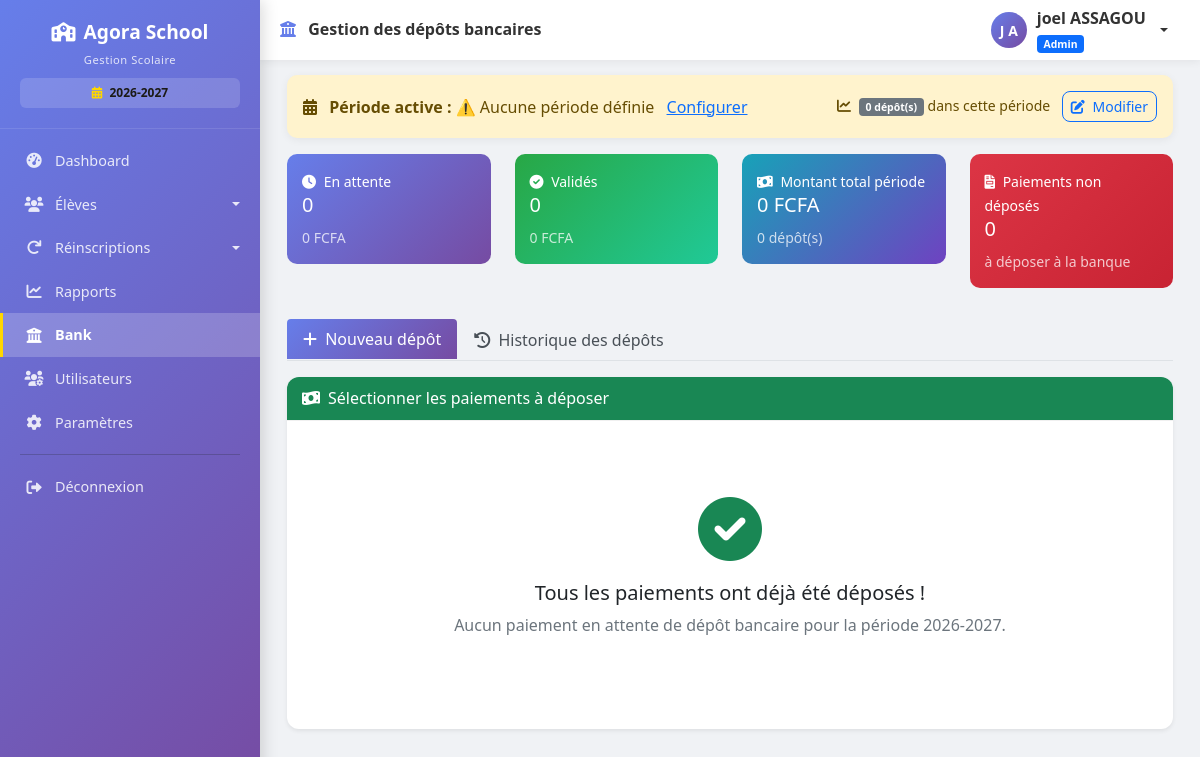
The app's page /bank (signed in), older data.
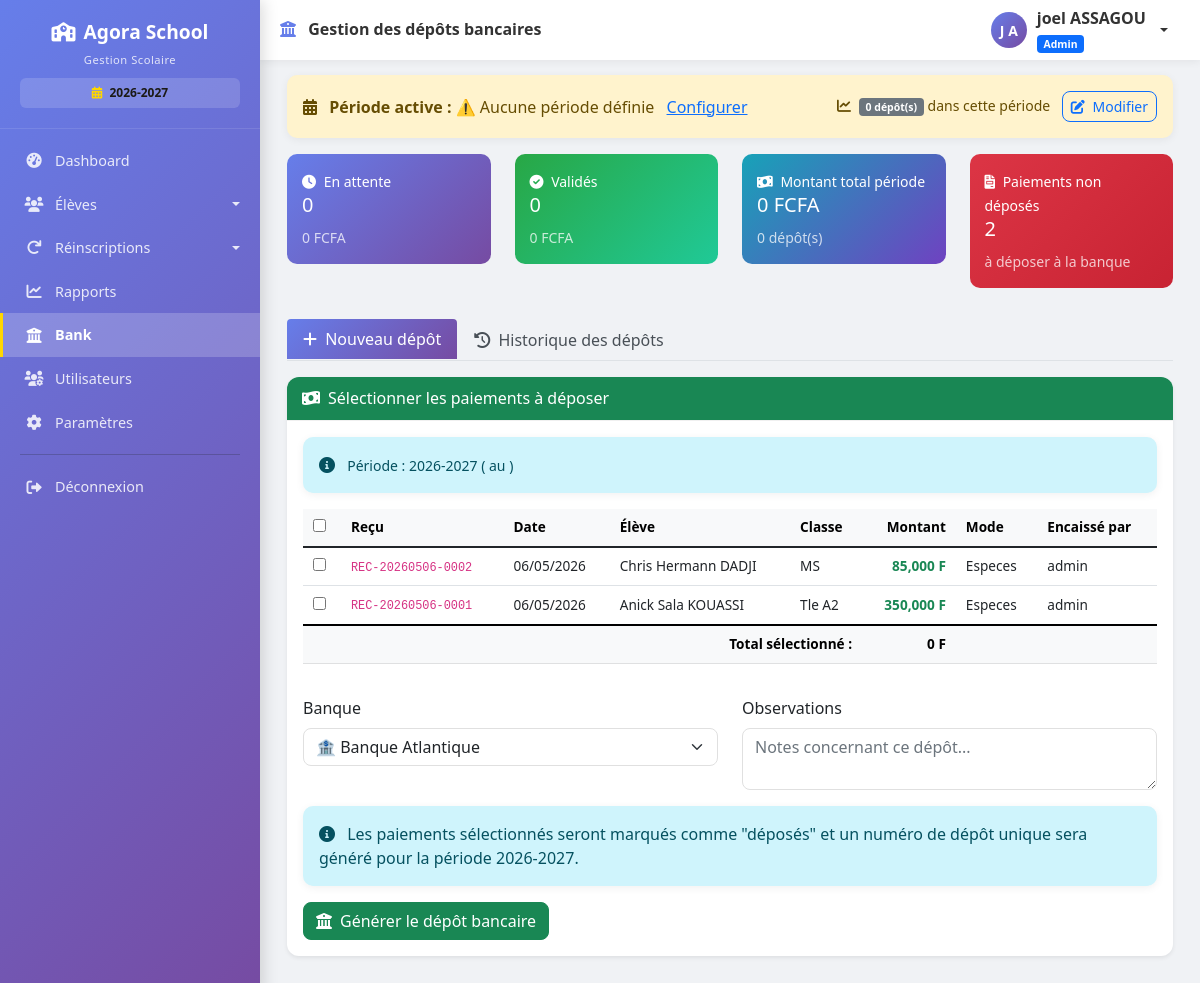
The same page, newer data.
### models.py (models this page shows, shortened)
class Parametre(db.Model):
    __tablename__ = 'parametres'
    id = db.Column(db.Integer, primary_key=True)
    cle = db.Column(db.String(100), unique=True, nullable=False)
    valeur = db.Column(db.String(500))
    description = db.Column(db.String(200))
    date_modification = db.Column(db.DateTime, default=datetime.utcnow, onupdate=datetime.utcnow)
    @classmethod
    def get(cls, cle, default=None):
        param = cls.query.filter_by(cle=cle).first()
        return param.valeur if param else default

class Paiement(db.Model):
    __tablename__ = 'paiements'
    id = db.Column(db.Integer, primary_key=True)
    eleve_id = db.Column(db.Integer, db.ForeignKey('eleves.id'), nullable=False)
    montant = db.Column(db.Float, nullable=False)
    type_paiement = db.Column(db.String(50), nullable=False)  # especes, cheque, virement, mobile_money, avoir
    reference = db.Column(db.String(100))  # N° chèque, référence transaction
    description = db.Column(db.String(200))
    recu = db.Column(db.String(50), unique=True)  # N° de reçu ou AV-... pour les avoirs
    date_paiement = db.Column(db.DateTime, default=datetime.utcnow)
    encaisse_par = db.Column(db.String(100))  # Nom de l'utilisateur qui a encaissé
    statut = db.Column(db.String(20), default='actif')  # actif, annule, avoir
    annule_le = db.Column(db.DateTime, nullable=True)
    annule_par = db.Column(db.String(100), nullable=True)  # Nom de l'utilisateur qui a annulé
    motif_annulation = db.Column(db.Text, nullable=True)
    annee_scolaire = db.Column(db.String(20), default='2025-2026')

class Eleve(db.Model):
    __tablename__ = 'eleves'
    id = db.Column(db.Integer, primary_key=True)
    nom = db.Column(db.String(100), nullable=False)
    prenom = db.Column(db.String(100), nullable=False)
    classe = db.Column(db.String(50), nullable=False)
    genre = db.Column(db.String(1))
    date_naissance = db.Column(db.Date, nullable=True)
    lieu_naissance = db.Column(db.String(100))
    matricule = db.Column(db.String(50), unique=True, nullable=False)
    nom_parent = db.Column(db.String(200))
    profession_parent = db.Column(db.String(200))
    employeur = db.Column(db.String(200))
    telephone_parent = db.Column(db.String(20))
    adresse = db.Column(db.String(200))
    est_affecte_etat = db.Column(db.Boolean, default=False)
    reference_affectation = db.Column(db.String(100))
    organisme_affectation = db.Column(db.String(100), default='État')
    sous_groupe_id = db.Column(db.Integer, db.ForeignKey('sous_groupes.id'), nullable=True)
    transport_option_id = db.Column(db.Integer, db.ForeignKey('options_transport.id'), nullable=True)
    cantine_option_id = db.Column(db.Integer, db.ForeignKey('options_cantine.id'), nullable=True)
    renforcement_inscrit = db.Column(db.Boolean, default=False)
    frais_tenue = db.Column(db.Float, default=0)
    frais_droit_examen = db.Column(db.Float, default=0)
    frais_scolarite = db.Column(db.Float, default=0)
    montant_paye = db.Column(db.Float, default=0)
    date_inscription = db.Column(db.DateTime, default=datetime.utcnow)
    date_modification = db.Column(db.DateTime, default=datetime.utcnow, onupdate=datetime.utcnow)
    actif = db.Column(db.Boolean, default=True)
    commentaire = db.Column(db.Text)
    annee_scolaire = db.Column(db.String(20), default='2026-2027')
    reinscrit = db.Column(db.Boolean, default=False)
    date_reinscription = db.Column(db.DateTime, nullable=True)
    reinscrit_par = db.Column(db.String(100), nullable=True)
    paiements = db.relationship('Paiement', backref='eleve', lazy=True, cascade='all, delete-orphan')

### routes.py (the view)
@app.route('/bank')
@login_required
def bank():
    if current_user.role not in ['admin', 'comptable']:
        flash('Accès non autorisé', 'danger')
        return redirect(url_for('liste_eleves'))
    from models import Parametre
    periode_active = Parametre.get('annee_scolaire_active', '2025-2026')
    depots = DepotBancaire.query.filter_by(annee_scolaire=periode_active).order_by(DepotBancaire.date_depot.desc()).all()
    paiements_non_deposes = Paiement.query.filter(
        ~Paiement.depots_lies.any()
    ).order_by(Paiement.date_paiement.desc()).all()
    info_periode = {
        'annee': periode_active
    }
    return render_template('bank.html',
                         depots=depots,
                         paiements_non_deposes=paiements_non_deposes,
                         info_periode=info_periode)

### app.py (called while the page is built)
@app.after_request
def close_db_connection(response):
    try:
        db.session.close()
    except:
        pass
    return response

### models.py (called while the page is built)
    @property
    def nom_complet(self):
        return f"{self.prenom} {self.nom}"

### routes.py (called while the page is built)
@login_manager.user_loader
def load_user(user_id):
    return User.query.get(int(user_id))

@app.context_processor
def injecter_parametres_ecole():
    try:
        from models import Parametre
        params = Parametre.query.all()
        parametres = {p.cle: p.valeur for p in params}
    except:
        parametres = {}
    defaults = {
        'nom_ecole': 'GS LAUREADES',
        'adresse_ecole': 'Adresse de l\'école',
        'telephone_ecole': '',
        'email_notification': '',
        'devise': 'FCFA',
        'annee_scolaire': '2024-2025'
    }
    for key, value in defaults.items():
        if key not in parametres or not parametres[key]:
            parametres[key] = value
    return dict(parametres_ecole=parametres)

### templates/bank.html (shortened to what the changed rows need)
{% extends "base.html" %}
{% block content %}
<div class="container-fluid mb-4">
    <div class="row mb-3 mt-2">
        <div class="col-md-3">
            <div class="stat-card" style="background: linear-gradient(135deg, #dc3545 0%, #c82333 100%);">
                <small><i class="fas fa-file-invoice me-1"></i> Paiements non déposés</small>
                <h5>{{ paiements_non_deposes|length }}</h5>
                <small class="opacity-75">à déposer à la banque</small>
            </div>
        </div>
    </div>
    <div class="tab-content" id="bankTabsContent">
        <div class="tab-pane fade show active" id="new-depot" role="tabpanel">
            <div class="card shadow-sm">
                <div class="card-body">
                    {% if paiements_non_deposes %}
                    <div class="alert alert-info alert-sm mb-3">
                        <i class="fas fa-info-circle me-2"></i>
                        <small>Période : {{ info_periode.annee }} ({{ info_periode.debut|replace('-', '/') }} au {{ info_periode.fin|replace('-', '/') }})</small>
                    </div>
                    <form id="formGenererDepot">
                        <div class="table-responsive">
                            <table class="table table-sm table-hover" id="paiementsTable">
                                <thead class="table-light">
                                    <tr>
                                        <th><input type="checkbox" id="selectAll"></th>
                                        <th>Reçu</th>
                                        <th>Date</th>
                                        <th>Élève</th>
                                        <th>Classe</th>
                                        <th class="text-end">Montant</th>
                                        <th>Mode</th>
                                        <th>Encaissé par</th>
                                    </tr>
                                </thead>
                                <tbody>
                                    {% for p in paiements_non_deposes %}
                                    <tr>
                                        <td><input type="checkbox" name="paiements_ids" value="{{ p.id }}" class="paiement-checkbox"></td>
                                        <td><code>{{ p.recu }}</code></td>
                                        <td>{{ p.date_paiement.strftime('%d/%m/%Y') }}</td>
                                        <td>{{ p.eleve.prenom }} {{ p.eleve.nom }}</td>
                                        <td>{{ p.eleve.classe }}</td>
                                        <td class="text-end text-success fw-bold">{{ "{:,.0f}".format(p.montant) }} F</td>
                                        <td>{{ p.type_paiement|capitalize }}</td>
                                        <td>{{ p.encaisse_par or '-' }}</td>
                                    </tr>
                                    {% endfor %}
                                </tbody>
                                <tfoot class="table-light">
                                    <tr>
                                        <th colspan="5" class="text-end">Total sélectionné :</th>
                                        <th class="text-end" id="totalSelectionne">0 F</th>
                                        <th colspan="2"></th>
                                    </tr>
                                </tfoot>
                            </table>
                        </div>
                        <div class="row mt-3">
                            <div class="col-md-6">
                                <div class="mb-3">
                                    <label class="form-label">Banque</label>
                                    <select name="banque" class="form-select" required>
                                        <option value="Banque Atlantique">🏦 Banque Atlantique</option>
                                    </select>
                                </div>
                            </div>
                            <div class="col-md-6">
                                <div class="mb-3">
                                    <label class="form-label">Observations</label>
                                    <textarea name="observations" class="form-control" rows="2" placeholder="Notes concernant ce dépôt..."></textarea>
                                </div>
                            </div>
                        </div>
                        <div class="alert alert-info">
                            <i class="fas fa-info-circle me-2"></i>
                            Les paiements sélectionnés seront marqués comme "déposés" et un numéro de dépôt unique sera généré pour la période {{ info_periode.annee }}.
                        </div>
                        <button type="submit" class="btn btn-success" id="btnGenererDepot">
                            <i class="fas fa-university me-2"></i>Générer le dépôt bancaire
                        </button>
                    </form>
                    {% else %}
                    <div class="empty-state">
                        <i class="fas fa-check-circle text-success"></i>
                        <h5>Tous les paiements ont déjà été déposés !</h5>
                        <p class="text-muted">Aucun paiement en attente de dépôt bancaire pour la période {{ info_periode.annee }}.</p>
                    </div>
                    {% endif %}
                </div>
            </div>
        </div>
    </div>
</div>
{% endblock %}

### templates/base.html (shortened to what the changed rows need)
<!DOCTYPE html>
<html lang="fr">
<head>
    <link href="https://cdn.jsdelivr.net/npm/bootstrap@5.1.3/dist/css/bootstrap.min.css" rel="stylesheet">
    <link rel="stylesheet" href="https://cdnjs.cloudflare.com/ajax/libs/font-awesome/6.0.0/css/all.min.css">
    <link href="https://cdn.datatables.net/1.11.5/css/dataTables.bootstrap5.min.css" rel="stylesheet">
</head>
<body>
    <div class="app-layout">
        {% if current_user.is_authenticated %}
        <aside class="sidebar" id="sidebar">
            <div class="sidebar-logo">
                <h4><i class="fas fa-school me-2"></i>Agora School</h4>
                <small>Gestion Scolaire</small>
                {% set annee_active = parametres_ecole.get('annee_scolaire_active', '2025-2026') if parametres_ecole else '2025-2026' %}
                <div style="margin-top: 8px; padding: 6px 10px; background: rgba(255,255,255,0.15); border-radius: 6px; font-size: 0.75rem;">
                    <i class="fas fa-calendar-alt me-1" style="color: #ffd700;"></i>
                    <strong style="color: #1b1a16;">{{ annee_active }}</strong>
                </div>
            </div>
            <nav class="sidebar-nav">
                {% if current_user.role == 'admin' %}
                <a class="nav-link {% if request.endpoint == 'dashboard' %}active{% endif %}"
                   href="{{ url_for('dashboard') }}">
                    <i class="fas fa-tachometer-alt"></i> Dashboard
                </a>
                {% endif %}
                <div class="eleves-dropdown">
                    <a class="nav-link dropdown-toggle {% if request.endpoint == 'liste_eleves' %}active{% endif %}"
                       href="#" onclick="toggleSidebarDropdown(event, this)">
                        <i class="fas fa-users"></i> Élèves
                    </a>
                </div>
                {% if current_user.role in ['admin', 'comptable'] %}
                <div class="eleves-dropdown">
                    <a class="nav-link dropdown-toggle {% if request.endpoint in ['liste_reinscriptions', 'reinscrire_anciens'] %}active{% endif %}"
                       href="#" onclick="toggleSidebarDropdown(event, this)">
                        <i class="fas fa-redo"></i> Réinscriptions
                    </a>
                </div>
                {% endif %}
                {% if current_user.role in ['admin', 'comptable'] %}
                <a class="nav-link {% if request.endpoint == 'rapports' %}active{% endif %}"
                   href="{{ url_for('rapports') }}">
                    <i class="fas fa-chart-line"></i> Rapports
                </a>
                <a class="nav-link {% if request.endpoint == 'bank' %}active{% endif %}"
                   href="{{ url_for('bank') }}">
                    <i class="fas fa-university"></i> Bank
                </a>
                {% endif %}
                {% if current_user.role == 'admin' %}
                <a class="nav-link {% if request.endpoint == 'liste_utilisateurs' %}active{% endif %}"
                   href="{{ url_for('liste_utilisateurs') }}">
                    <i class="fas fa-users-cog"></i> Utilisateurs
                </a>
                <a class="nav-link {% if request.endpoint == 'parametres' %}active{% endif %}"
                   href="{{ url_for('parametres') }}">
                    <i class="fas fa-cog"></i> Paramètres
                </a>
                {% endif %}
                <hr>
                <a class="nav-link" href="{{ url_for('logout') }}">
                    <i class="fas fa-sign-out-alt"></i> Déconnexion
                </a>
            </nav>
        </aside>
        {% endif %}
        <main class="main-area">
            <div class="page-content" id="pageContent">
                {% block content %}{% endblock %}
            </div>
        </main>
    </div>
</body>
</html>

Row changes from the older to the newer data that the page shows:
changed Parametre: annee (not shown) → "2026-2027"
added Paiement: recu "REC-20260506-0002", date_paiement "06/05/2026", eleve.prenom "Chris Hermann", eleve.nom "DADJI", eleve.classe "MS", montant "85,000", type_paiement "Especes", encaisse_par "admin"
now on this page (row edited): Paiement: recu "REC-20260506-0001", date_paiement "06/05/2026", eleve.prenom "Anick Sala", eleve.nom "KOUASSI", eleve.classe "Tle A2", montant "350,000", type_paiement "Especes", encaisse_par "admin"
Text that changed along with them:
{{ paiements_non_deposes|length }}: "0" → "2"
form field value: (not shown) → "☐"
form field banque: (not shown) → "🏦 Banque Atlantique"
text no longer shown: "Tous les paiements ont déjà été déposés ! Aucun paiement en attente de dépôt bancaire pour la période"
text now shown: "Période : ( au ) Reçu Date Élève Classe Montant Mode Encaissé par Total sélectionné : 0 F Banque Observations Les paiements sélectionnés seront marqués comme \"déposés\" et un numéro de dépôt unique sera généré pour la période Générer le dépôt bancaire"
